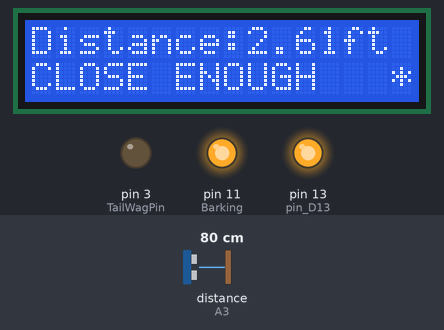
Recording of a sketch running on a simulated Arduino Nano, built with avr-gcc and run on an emulated ATmega328P. On the bench: 16×2 character LCD, output pins drawn as LEDs (lit = HIGH). Wiring (inferred from the names in the program): ultrasonic range finder: trigger A2; echo A3. The test bench sets the inputs (shaded band); at power-on: distance to the obstacle (sensor on A3) 80 cm. The echo pulse lasts 58.3 µs per cm; pins used as bus, display or sensor lines are not drawn.

Above: at 1.2 s.
1.3 s: distance to the obstacle (sensor on A3) set to 89 cm
At 12.2 s:
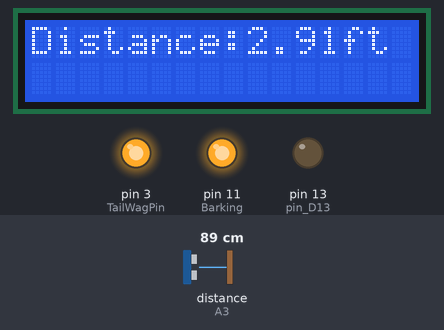
13.6 s: distance to the obstacle (sensor on A3) set to 94 cm
At 19.3 s:
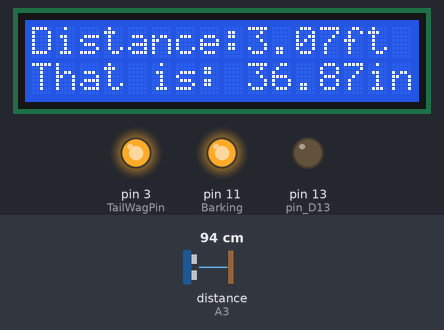
22.3 s: distance to the obstacle (sensor on A3) set to 2 cm
At 23.5 s:
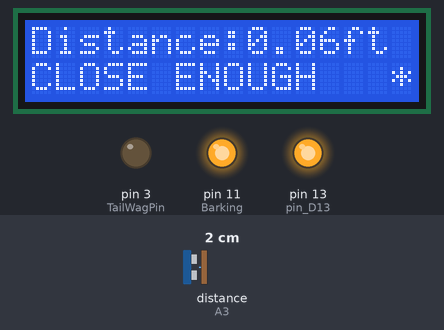
Timing chart, 0 to 35.3 s (numbered marks = the images above; inputs shaded):
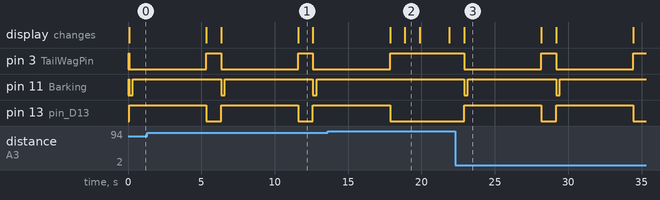

The sketch:

dino-2018-11-04-summary.ino
```cpp
/*	Arduino sketch DINO, to wag Dino's tail (on Flintstone car) when a visitor gets close enough
2018-11-05 cewood, posted to  https://github.com/clarkclark/Dino
        Arduino device to augment Jack Butterfield's "Flintstone Car" art car.
        The car features a doghouse behind the back window that holds the battery, gas tank, and air compressor.
        The doghouse also includes Dino's head at one end and feet and tail at the other.
        Goal is to detect a visitor approaching Dino's head and then play a recording of Dino barking
            and trigger a windshield wiper motor to wag Dino's tail, for five seconds.
	Built from an Arduino Nano clone, SR-04 ultrasonic transceiver, relay module, DFPlayerMini
	thanks, R.Girish, www.homemade-circuits.com/category/microcontroller-projects

2018-08-14 modified to use DFrobot LCD shield
	with LCD shield, our available analog pins are range A1-A4 (change from Girish)
	(DFrobot LCD shield uses pins different from Garish's hand-wired LCD)
	first step is to read the ultrasonic and display results
	success reading distance and displaying it in inches & feet...
2018-08-16 second step is to DO something when distance is < CloseEnough
	for example, turn on TailWagPin and leave it on for WagTime seconds, then turn it off.
	success triggering the output pin!
	I will leave the support for LCD shield in for troubleshooting
2018-08-20 adding on-board LED to pulse at each scan and stay solid while CloseEnough
	to verify the sketch is running, even on a bare board.
	On the NANO, setting a digital pin LOW does NOT provide a competent ground to run the relay (Girish's design).
	Get voltage for that relay board from the SPI pins:
	vcc from pin 6 (closest to A pins)	-	ground from ICSP pin 4 (closest to D pins)
2018-08-23 corrected speed of sound from 13393 ips to 13504 ips
2018-09-03 briefly ground pin D10 to trigger recording of Dino's bark on DFPlayerMini module
2018-09-05 the relay boards activate with a low signal, so I'm reversing the levels on pin D3
	This means BOTH outputs (sound player & wag motor relay) are activated with a LOW signal
	constructing a single-board Dino machiine, I had to change the tailwag pin to 11
*/

  // LIBRARY... calling library
#include <LiquidCrystal.h>

  // VARIABLES... declaring global variables & initial values

  // physical (pin) inputs & outputs
LiquidCrystal lcd(8, 9, 4, 5, 6, 7);	// select the pins used by the LCD PANEL
int vcc = A1;				// put 5VDC on this ANALOG pin (to match SR04 sensor)
int trigger = A2;			// here's how we initiate the ultrasonic pulse
int echo = A3;   			// this returns our ultrasonic reflection
int gnd = A4;				// and this ANALOG pin is nailed to 0 VDC for the SR04
int TailWagPin = 3;			// this DIGITAL pin goes LOW when a person is CloseEnough
int Barking = 11;			// to trigger Dino's bark on DFPlayerMini module
// int AlsoGnd = 2;			// NOT a competent ground to drive the relay board  (on Nano)

// declaring variables that AREN'T physical inputs, and assign initial values when it mattters
long Time;				// the number of microseconds the reflection takes
float distanceIN = 1000;		// floating point to allow decimal fractions
float distanceFT;			// floating point to allow decimal fractions
int CloseEnough = 36;			// initially 36 inches. Change the trigger distance here
int WagTime = 5000;			// how long to wag Dino's tail in MILISECONDS

// SETUP... setup code, to run once
void setup()
{
  lcd.begin(16,2);			// define writable LCD space
  pinMode(vcc,OUTPUT);			// pin A1
  pinMode(echo,INPUT);			// pin A2
  pinMode(trigger,OUTPUT);		// pin A3
  pinMode(gnd,OUTPUT);			// pin A4
  pinMode(LED_BUILTIN, OUTPUT);		// pin D13 (on-board LED)
  pinMode(TailWagPin,OUTPUT);		// pin D3
  pinMode(Barking,OUTPUT);		// pin D10
//  pinMode(AlsoGnd,OUTPUT);		// pin D2 to ground DOESN'T work on the Nano

  digitalWrite(vcc,HIGH);		// permanent assignment
  digitalWrite(trigger,LOW);		// just to begin
  digitalWrite(gnd,LOW);		// permanent assignment
  digitalWrite(TailWagPin,HIGH);	// just to begin, LOW level engages wagging motor relay
  digitalWrite(Barking,HIGH);		// just to begin, grounding triggers bark
//  digitalWrite(AlsoGnd,LOW);		// permanent assignment (fails on the Nano)
}

  // MAIN LOOP... main code, to loop:
void loop()
{
  digitalWrite(LED_BUILTIN, HIGH);	// turn the on-board LED on during the scan
  digitalWrite(trigger,HIGH);		// triggers ultrasonic transmission
  delayMicroseconds(10);		// pulse the transmitter for 10 microseconds
  digitalWrite(trigger,LOW);		// stop transmitting ultrasonic
  Time=pulseIn(echo,HIGH);		// count how long it takes to receive the reflection
		// sound travels 13504 inches per second, or .0135 inches per microsecond
		// but Time counts the round trip, so divide by 2 for actual inch distance
  distanceIN=Time * 0.0135 * .5;
  distanceFT=distanceIN/12;		// display actual distance in feet
  digitalWrite(LED_BUILTIN, LOW);	// turn the on-board LED off by making the voltage LOW

  lcd.setCursor(0,0);			// set the LCD cursor position, first column of upper row
  lcd.print("Distance:");
  lcd.print(distanceFT);
  lcd.print("ft ");			// trailing space prevents 'ftt' display as number changes
  lcd.setCursor(0,1);			// set the LCD cursor position, first column of lower row
  lcd.print("That is: ");
  lcd.print(distanceIN);
  lcd.print("in ");			// trailing space prevents 'inn' display

  if (distanceIN < CloseEnough) {
  	lcd.setCursor(0,1);
  	lcd.print("CLOSE ENOUGH   *");		// that's 16 characters
  	digitalWrite(TailWagPin, LOW);		// set the output pin LOW to trigger the relay
  	digitalWrite(LED_BUILTIN, HIGH);	// turn the on-board LED on for entire WagTime
  	digitalWrite(Barking, LOW);		// turn on the output pin to trigger barking on
	delay(250);				// just a brief tap on the player button
  	digitalWrite(Barking, HIGH);		// the brief tap is over
  	delay(WagTime);				// how long to wag? change the value in 'variables'
  	digitalWrite(TailWagPin, HIGH);		// HIGH to turn off the output pin & stop the relay
  	digitalWrite(LED_BUILTIN, LOW);		// turn the on-board LED off
  	lcd.setCursor(0,1);
  	lcd.print("                ");		// that's 16 blank characters
	}

  delay(1000);					// wait a second, then start the loop over
}
//--------------------------- end-----------------------------------//
```

Measured:
- the behaviour switches between 91 and 92 cm on distance to the obstacle (sensor on A3) (found by bisection; images 1 and 2)
- after the input at 1.3 s, the display: first differs from a run without the input after 5.0 s (image 1 shows a later state)
- after the input at 13.6 s, pin 3 (TailWagPin): goes on until 17.9 s, then stays HIGH; pin 11 (Barking): stays HIGH (without the input it goes to LOW after 5.3 s); pin 13 (pin_D13): goes on until 17.9 s, then stays LOW; the display: first differs from a run without the input after 5.3 s (image 2)
- after the input at 22.3 s, pin 3 (TailWagPin): alternates HIGH for 1.0 s and LOW for 5.3 s, starting after 0.61 s; pin 11 (Barking): alternates HIGH for 6.0 s and LOW for 0.25 s, starting after 0.61 s; pin 13 (pin_D13): alternates HIGH for 5.3 s and LOW for 1.0 s, starting after 0.61 s; the display: changes after 0.61 s (image 3)
- by itself, pin 3 (TailWagPin): alternates HIGH for 1.0 s and LOW for 5.3 s
- by itself, pin 11 (Barking): alternates HIGH for 6.0 s and LOW for 0.25 s
- by itself, pin 13 (pin_D13): alternates HIGH for 5.3 s and LOW for 1.0 s
